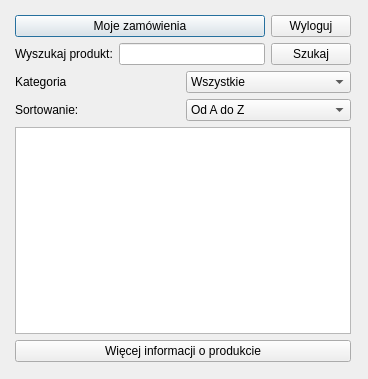
<?xml version="1.0" encoding="UTF-8"?>
<ui version="4.0">
 <class>Sklep</class>
 <widget class="QDialog" name="Sklep">
  <property name="geometry">
   <rect>
    <x>0</x>
    <y>0</y>
    <width>368</width>
    <height>379</height>
   </rect>
  </property>
  <property name="sizePolicy">
   <sizepolicy hsizetype="Expanding" vsizetype="Expanding">
    <horstretch>0</horstretch>
    <verstretch>0</verstretch>
   </sizepolicy>
  </property>
  <property name="minimumSize">
   <size>
    <width>368</width>
    <height>379</height>
   </size>
  </property>
  <property name="maximumSize">
   <size>
    <width>368</width>
    <height>379</height>
   </size>
  </property>
  <property name="windowTitle">
   <string>Dialog</string>
  </property>
  <widget class="QWidget" name="">
   <property name="geometry">
    <rect>
     <x>15</x>
     <y>15</y>
     <width>336</width>
     <height>347</height>
    </rect>
   </property>
   <layout class="QVBoxLayout" name="verticalLayout">
    <item>
     <layout class="QHBoxLayout" name="horizontalLayout_4">
      <item>
       <widget class="QPushButton" name="m_zamowienia">
        <property name="text">
         <string>Moje zamówienia</string>
        </property>
       </widget>
      </item>
      <item>
       <widget class="QPushButton" name="wyloguj">
        <property name="sizePolicy">
         <sizepolicy hsizetype="Maximum" vsizetype="Fixed">
          <horstretch>0</horstretch>
          <verstretch>0</verstretch>
         </sizepolicy>
        </property>
        <property name="text">
         <string>Wyloguj</string>
        </property>
       </widget>
      </item>
     </layout>
    </item>
    <item>
     <layout class="QHBoxLayout" name="horizontalLayout">
      <item>
       <widget class="QLabel" name="label">
        <property name="text">
         <string>Wyszukaj produkt:</string>
        </property>
       </widget>
      </item>
      <item>
       <widget class="QLineEdit" name="lineEdit"/>
      </item>
      <item>
       <widget class="QPushButton" name="szukaj">
        <property name="text">
         <string>Szukaj</string>
        </property>
       </widget>
      </item>
     </layout>
    </item>
    <item>
     <layout class="QHBoxLayout" name="horizontalLayout_2">
      <item>
       <widget class="QLabel" name="label_2">
        <property name="text">
         <string>Kategoria</string>
        </property>
       </widget>
      </item>
      <item>
       <widget class="QComboBox" name="comboBox">
        <item>
         <property name="text">
          <string>Wszystkie</string>
         </property>
        </item>
        <item>
         <property name="text">
          <string>Dęte</string>
         </property>
        </item>
        <item>
         <property name="text">
          <string>Klawiszowe</string>
         </property>
        </item>
        <item>
         <property name="text">
          <string>Perkusyjne</string>
         </property>
        </item>
        <item>
         <property name="text">
          <string>Smyczkowe</string>
         </property>
        </item>
       </widget>
      </item>
     </layout>
    </item>
    <item>
     <layout class="QHBoxLayout" name="horizontalLayout_3">
      <item>
       <widget class="QLabel" name="label_3">
        <property name="text">
         <string>Sortowanie:</string>
        </property>
       </widget>
      </item>
      <item>
       <widget class="QComboBox" name="comboBox_2">
        <item>
         <property name="text">
          <string>Od A do Z</string>
         </property>
        </item>
        <item>
         <property name="text">
          <string>Od Z do A</string>
         </property>
        </item>
       </widget>
      </item>
     </layout>
    </item>
    <item>
     <widget class="QListWidget" name="listWidget"/>
    </item>
    <item>
     <widget class="QPushButton" name="produkt_info">
      <property name="text">
       <string>Więcej informacji o produkcie</string>
      </property>
     </widget>
    </item>
   </layout>
  </widget>
 </widget>
 <resources/>
 <connections/>
</ui>
